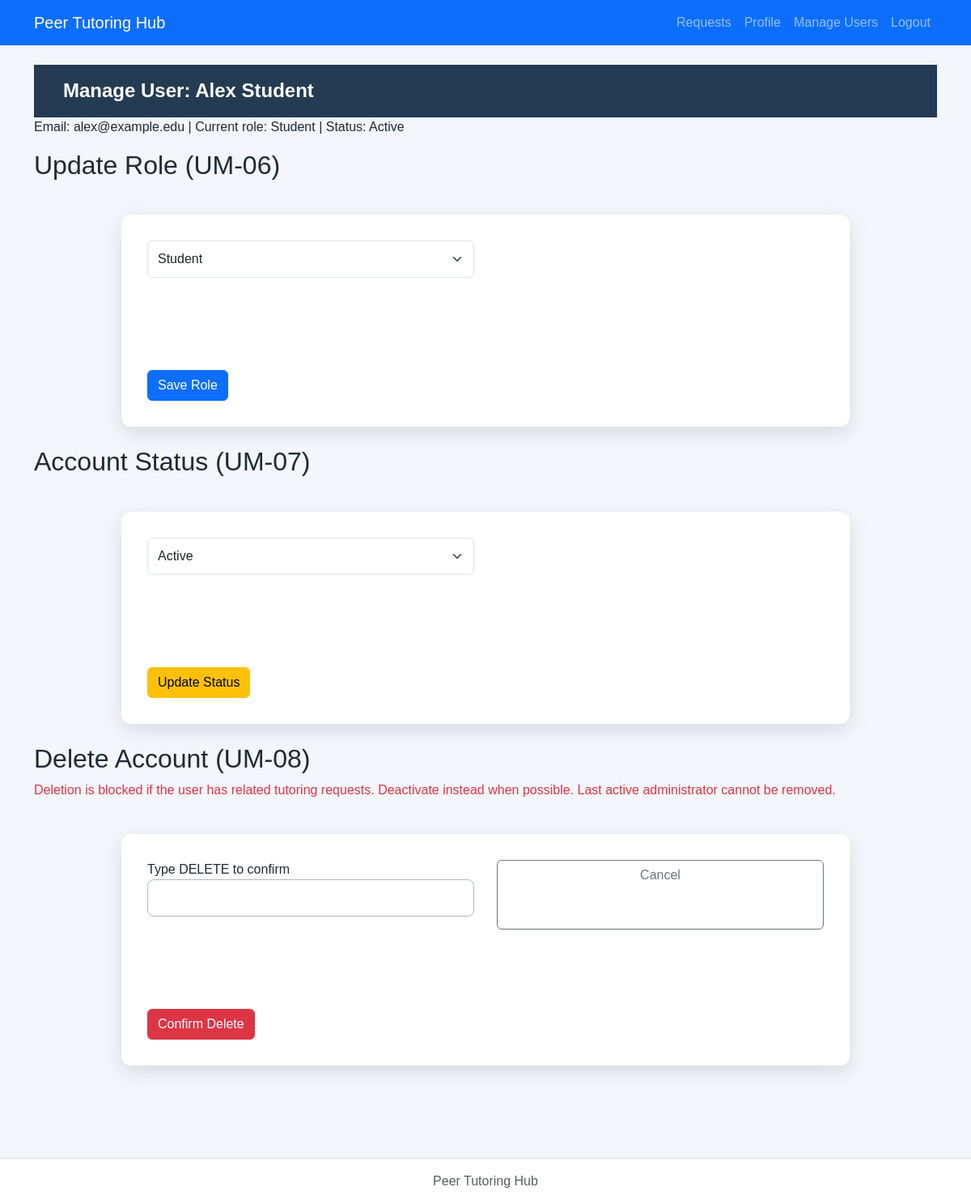
/lab7/php/admin-manage-user.php?id=4 (signed in), run on the app's committed database.
### tables this page shows
CREATE TABLE users (
    user_id INTEGER PRIMARY KEY,
    full_name TEXT NOT NULL,
    email TEXT UNIQUE NOT NULL,
    password_hash TEXT NOT NULL,
    role TEXT NOT NULL CHECK(role IN ('Student', 'Tutor', 'Administrator')),
    status TEXT NOT NULL DEFAULT 'Active' CHECK(status IN ('Active', 'Inactive')),
    created_at TEXT NOT NULL DEFAULT CURRENT_TIMESTAMP
);

### lab7/repositories/userPDO.php (called while the page is built, shortened)
<?php
function findUserById(PDO $pdo, int $id): ?array {
    $stmt = $pdo->prepare('SELECT * FROM users WHERE user_id = ?');
    $stmt->execute([$id]);
    $row = $stmt->fetch();
    return $row ?: null;
}

### lab7/includes/auth.php (called while the page is built, shortened)
<?php
if (!function_exists('escapeHtml')) {
    function escapeHtml(string $s): string {
        return htmlspecialchars($s, ENT_QUOTES | ENT_SUBSTITUTE, 'UTF-8');
    }
}

### lab7/php/admin-manage-user.php (the view, shortened to what this page needs)
<?php
require_once __DIR__ . '/../includes/auth.php';
$pdo = openDatabase();
$id = (int)($_GET['id'] ?? $_POST['user_id'] ?? 0);
$target = findUserById($pdo, $id);
require __DIR__ . '/../includes/header.php';
require __DIR__ . '/../includes/nav.php';
?>
<main class="container py-4">
    <h1>Manage User: <?= escapeHtml($target['full_name']) ?></h1>
    <p>Email: <?= escapeHtml($target['email']) ?> | Current role: <?= escapeHtml($target['role']) ?> | Status: <?= escapeHtml($target['status']) ?></p>
    <h2>Update Role (UM-06)</h2>
    <form method="post" class="mb-4">
        <div class="mb-3">
            <select name="role" class="form-select">
                <?php foreach (['Student', 'Tutor', 'Administrator'] as $r): ?>
                    <option value="<?= escapeHtml($r) ?>" <?= $target['role'] === $r ? 'selected' : '' ?>><?= escapeHtml($r) ?></option>
                <?php endforeach; ?>
            </select>
        </div>
        <button class="btn btn-primary">Save Role</button>
    </form>
    <h2>Account Status (UM-07)</h2>
    <form method="post" class="mb-4">
        <div class="mb-3">
            <select name="status" class="form-select">
                <option value="Active" <?= $target['status'] === 'Active' ? 'selected' : '' ?>>Active</option>
            </select>
        </div>
        <button class="btn btn-warning">Update Status</button>
    </form>
    <h2>Delete Account (UM-08)</h2>
    <p class="text-danger">Deletion is blocked if the user has related tutoring requests. Deactivate instead when possible. Last active administrator cannot be removed.</p>
    <form method="post">
        <div class="mb-3">
            <label>Type DELETE to confirm</label>
            <input type="text" name="confirm" class="form-control" required>
        </div>
        <button class="btn btn-danger">Confirm Delete</button>
        <a href="admin-users.php" class="btn btn-outline-secondary">Cancel</a>
    </form>
</main>
<?php require __DIR__ . '/../includes/footer.php'; ?>

### lab7/css/styles.css (style rules this page uses)
* { box-sizing: border-box; }
body { margin: 0; min-height: 100vh; font-family: Arial, Helvetica, sans-serif; color: #1f2937; background-color: #f3f6fa; }
.btn-danger { background-color: #dc3545; border-color: #dc3545; }
h1 { margin: 0; padding: 18px 36px; color: #ffffff; font-size: 24px; font-weight: 700; background-color: #243b53; }
main form { max-width: 900px; margin: 42px auto; padding: 32px; display: grid; grid-template-columns: 1fr 1fr; gap: 18px 28px; background-color: #ffffff; border-radius: 12px; box-shadow: 0 8px 24px rgba(31, 41, 55, 0.12); }
main form input:not([type="checkbox"]):not([type="radio"]), main form select, main form textarea { width: 100%; min-height: 46px; padding: 10px 14px; color: #374151; font: inherit; background-color: #ffffff; border: 1px solid #aeb8c5; border-radius: 8px; }
main form button { grid-column: 1 / -1; grid-row: 6; justify-self: start; margin-top: 8px; padding: 13px 26px; color: #ffffff; font-size: 16px; font-weight: 700; background-color: #d60000; border: 0; border-radius: 8px; cursor: pointer; }

### data on the page
users: full_name "Alex Student", email "alex@example.edu", role "Student", status "Active"

### other printed values
form field role "Student"
